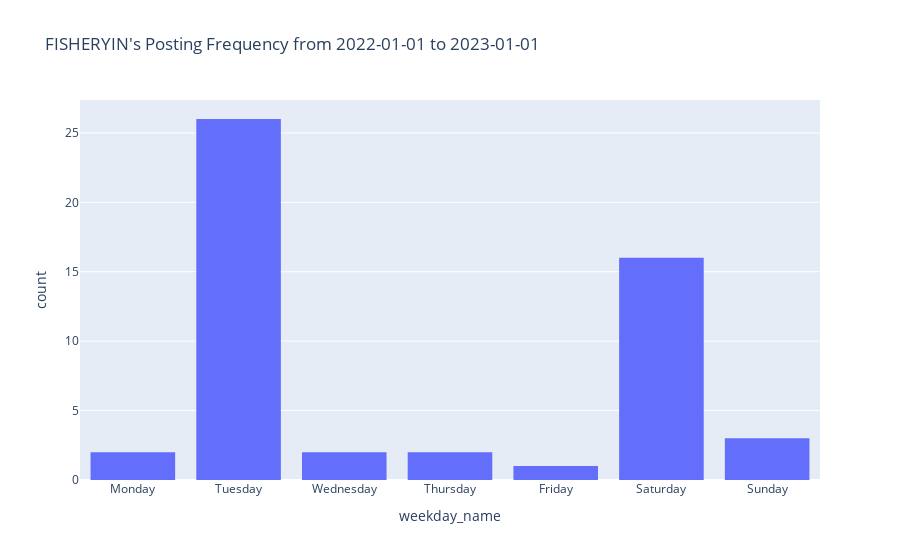

Notebook cell for this chart:
### Code cell
# Define the order of days of the week (Monday to Saturday)
days_of_week = ['Monday', 'Tuesday', 'Wednesday', 'Thursday', 'Friday', 'Saturday', 'Sunday']
start_date = '2022-01-01'
end_date = '2023-01-01'
df_range = df[(df['publishTime'] >= start_date) & (df['publishTime'] <= end_date)]

fig = px.histogram(df_range, x='weekday_name', category_orders={'weekday_name': days_of_week},
                   title = f"{yt.channel_username}'s Posting Frequency from {start_date} to {end_date}")
fig.show()

### Figure 1 — Plotly figure (JSON) as saved in the notebook; plotly's stock layout.template omitted (floating-point values rounded to 4 significant figures)
{"data": [{"alignmentgroup": "True", "bingroup": "x", "hovertemplate": "weekday_name=%{x}<br>count=%{y}<extra></extra>", "legendgroup": "", "marker": {"color": "#636efa", "pattern": {"shape": ""}}, "name": "", "offsetgroup": "", "orientation": "v", "showlegend": false, "type": "histogram", "x": ["Tuesday", "Tuesday", "Tuesday", "Tuesday", "Tuesday", "Tuesday", "Tuesday", "Tuesday", "Tuesday", "Tuesday", "Tuesday", "Tuesday", "Tuesday", "Tuesday", "Tuesday", "Tuesday", "Tuesday", "Tuesday", "Tuesday", "Tuesday", "Tuesday", "Tuesday", "Monday", "Sunday", "Sunday", "Sunday", "Saturday", "Saturday", "Saturday", "Saturday", "Saturday", "Saturday", "Saturday", "Saturday", "Saturday", "Saturday", "Thursday", "Saturday", "Friday", "Tuesday", "Saturday", "Saturday", "Tuesday", "Saturday", "Tuesday", "Saturday", "Saturday", "Thursday", "Wednesday", "Monday", "Wednesday", "Tuesday"], "xaxis": "x", "yaxis": "y"}], "layout": {"barmode": "relative", "legend": {"tracegroupgap": 0}, "title": {"text": "FISHERYIN's Posting Frequency from 2022-01-01 to 2023-01-01"}, "xaxis": {"anchor": "y", "categoryarray": ["Monday", "Tuesday", "Wednesday", "Thursday", "Friday", "Saturday", "Sunday"], "categoryorder": "array", "domain": [0, 1], "title": {"text": "weekday_name"}}, "yaxis": {"anchor": "x", "domain": [0, 1], "title": {"text": "count"}}}}
